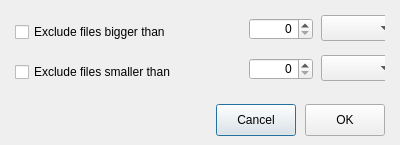
<?xml version="1.0" encoding="UTF-8"?>
<ui version="4.0">
 <class>SizeLimitDialog</class>
 <widget class="QDialog" name="SizeLimitDialog">
  <property name="geometry">
   <rect>
    <x>0</x>
    <y>0</y>
    <width>400</width>
    <height>145</height>
   </rect>
  </property>
  <property name="sizePolicy">
   <sizepolicy hsizetype="Maximum" vsizetype="Maximum">
    <horstretch>0</horstretch>
    <verstretch>0</verstretch>
   </sizepolicy>
  </property>
  <property name="minimumSize">
   <size>
    <width>400</width>
    <height>145</height>
   </size>
  </property>
  <property name="maximumSize">
   <size>
    <width>400</width>
    <height>145</height>
   </size>
  </property>
  <property name="windowTitle">
   <string>Exclude by size</string>
  </property>
  <property name="styleSheet">
   <string notr="true">#cbExcludeLowerUnit, #cbExcludeUpperUnit
{
margin: 0px;
margin-bottom: 3px;
padding-left: 8px;
height: 24px;
}</string>
  </property>
  <layout class="QVBoxLayout" name="verticalLayout">
   <property name="spacing">
    <number>12</number>
   </property>
   <property name="leftMargin">
    <number>15</number>
   </property>
   <property name="topMargin">
    <number>15</number>
   </property>
   <property name="rightMargin">
    <number>15</number>
   </property>
   <property name="bottomMargin">
    <number>6</number>
   </property>
   <item>
    <widget class="QWidget" name="widget" native="true">
     <property name="sizePolicy">
      <sizepolicy hsizetype="Preferred" vsizetype="Preferred">
       <horstretch>0</horstretch>
       <verstretch>0</verstretch>
      </sizepolicy>
     </property>
     <layout class="QFormLayout" name="formLayout">
      <property name="fieldGrowthPolicy">
       <enum>QFormLayout::FieldsStayAtSizeHint</enum>
      </property>
      <property name="labelAlignment">
       <set>Qt::AlignLeading|Qt::AlignLeft|Qt::AlignVCenter</set>
      </property>
      <property name="formAlignment">
       <set>Qt::AlignLeading|Qt::AlignLeft|Qt::AlignVCenter</set>
      </property>
      <property name="horizontalSpacing">
       <number>15</number>
      </property>
      <property name="leftMargin">
       <number>0</number>
      </property>
      <property name="topMargin">
       <number>0</number>
      </property>
      <property name="rightMargin">
       <number>1</number>
      </property>
      <property name="bottomMargin">
       <number>0</number>
      </property>
      <item row="1" column="0">
       <widget class="QCheckBox" name="cExcludeUpperThan">
        <property name="minimumSize">
         <size>
          <width>219</width>
          <height>34</height>
         </size>
        </property>
        <property name="maximumSize">
         <size>
          <width>219</width>
          <height>34</height>
         </size>
        </property>
        <property name="text">
         <string>Exclude files bigger than</string>
        </property>
       </widget>
      </item>
      <item row="1" column="1">
       <layout class="QHBoxLayout" name="horizontalLayout">
        <property name="spacing">
         <number>9</number>
        </property>
        <item>
         <widget class="QSpinBox" name="eUpperThan">
          <property name="minimumSize">
           <size>
            <width>64</width>
            <height>0</height>
           </size>
          </property>
          <property name="maximumSize">
           <size>
            <width>64</width>
            <height>16777215</height>
           </size>
          </property>
          <property name="alignment">
           <set>Qt::AlignRight|Qt::AlignTrailing|Qt::AlignVCenter</set>
          </property>
         </widget>
        </item>
        <item>
         <widget class="QComboBox" name="cbExcludeUpperUnit">
          <property name="minimumSize">
           <size>
            <width>75</width>
            <height>0</height>
           </size>
          </property>
          <property name="maximumSize">
           <size>
            <width>75</width>
            <height>16777215</height>
           </size>
          </property>
         </widget>
        </item>
       </layout>
      </item>
      <item row="2" column="0">
       <widget class="QCheckBox" name="cExcludeLowerThan">
        <property name="minimumSize">
         <size>
          <width>219</width>
          <height>34</height>
         </size>
        </property>
        <property name="maximumSize">
         <size>
          <width>219</width>
          <height>34</height>
         </size>
        </property>
        <property name="text">
         <string>Exclude files smaller than</string>
        </property>
       </widget>
      </item>
      <item row="2" column="1">
       <layout class="QHBoxLayout" name="horizontalLayout_3">
        <property name="spacing">
         <number>9</number>
        </property>
        <item>
         <widget class="QSpinBox" name="eLowerThan">
          <property name="minimumSize">
           <size>
            <width>64</width>
            <height>0</height>
           </size>
          </property>
          <property name="maximumSize">
           <size>
            <width>64</width>
            <height>16777215</height>
           </size>
          </property>
          <property name="alignment">
           <set>Qt::AlignRight|Qt::AlignTrailing|Qt::AlignVCenter</set>
          </property>
         </widget>
        </item>
        <item>
         <widget class="QComboBox" name="cbExcludeLowerUnit">
          <property name="minimumSize">
           <size>
            <width>75</width>
            <height>0</height>
           </size>
          </property>
          <property name="maximumSize">
           <size>
            <width>75</width>
            <height>16777215</height>
           </size>
          </property>
         </widget>
        </item>
       </layout>
      </item>
     </layout>
    </widget>
   </item>
   <item>
    <widget class="QWidget" name="bLayout" native="true">
     <property name="minimumSize">
      <size>
       <width>0</width>
       <height>0</height>
      </size>
     </property>
     <property name="maximumSize">
      <size>
       <width>16777215</width>
       <height>16777215</height>
      </size>
     </property>
     <property name="styleSheet">
      <string notr="true"/>
     </property>
     <layout class="QHBoxLayout" name="horizontalLayout_2">
      <property name="spacing">
       <number>9</number>
      </property>
      <property name="leftMargin">
       <number>0</number>
      </property>
      <property name="topMargin">
       <number>0</number>
      </property>
      <property name="rightMargin">
       <number>0</number>
      </property>
      <property name="bottomMargin">
       <number>0</number>
      </property>
      <item>
       <spacer name="horizontalSpacer">
        <property name="orientation">
         <enum>Qt::Horizontal</enum>
        </property>
        <property name="sizeHint" stdset="0">
         <size>
          <width>0</width>
          <height>0</height>
         </size>
        </property>
       </spacer>
      </item>
      <item>
       <widget class="QPushButton" name="bCancel">
        <property name="sizePolicy">
         <sizepolicy hsizetype="Minimum" vsizetype="Fixed">
          <horstretch>0</horstretch>
          <verstretch>0</verstretch>
         </sizepolicy>
        </property>
        <property name="minimumSize">
         <size>
          <width>0</width>
          <height>32</height>
         </size>
        </property>
        <property name="text">
         <string>Cancel</string>
        </property>
       </widget>
      </item>
      <item>
       <widget class="QPushButton" name="bOK">
        <property name="minimumSize">
         <size>
          <width>0</width>
          <height>32</height>
         </size>
        </property>
        <property name="maximumSize">
         <size>
          <width>81</width>
          <height>16777215</height>
         </size>
        </property>
        <property name="styleSheet">
         <string notr="true"/>
        </property>
        <property name="text">
         <string>OK</string>
        </property>
       </widget>
      </item>
     </layout>
    </widget>
   </item>
  </layout>
 </widget>
 <tabstops>
  <tabstop>cExcludeUpperThan</tabstop>
  <tabstop>eUpperThan</tabstop>
  <tabstop>cbExcludeUpperUnit</tabstop>
  <tabstop>cExcludeLowerThan</tabstop>
  <tabstop>eLowerThan</tabstop>
  <tabstop>cbExcludeLowerUnit</tabstop>
  <tabstop>bCancel</tabstop>
  <tabstop>bOK</tabstop>
 </tabstops>
 <resources/>
 <connections/>
</ui>
